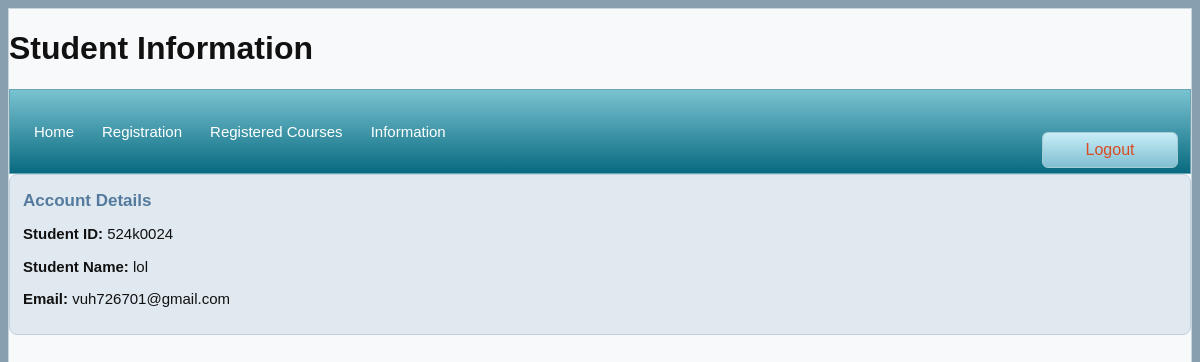
The app's page /course-registration/information.php (signed in) with its own data.
### tables this page shows
CREATE TABLE `accounts` (
  `AccountID` int(11) NOT NULL,
  `StudentID` varchar(20) NOT NULL,
  `StudentName` varchar(100) NOT NULL,
  `StudentEmail` varchar(100) NOT NULL,
  `PasswordHash` varchar(255) NOT NULL,
  `CreatedAt` datetime DEFAULT current_timestamp()
);

### course-registration/auth.php (called while the page is built, shortened)
<?php
function getCurrentStudent($conn)
{
    $stmt = $conn->prepare("
        SELECT AccountID, StudentID, StudentName, StudentEmail
        FROM Accounts
        WHERE AccountID = ?
    ");
    $stmt->execute([$_SESSION["account_id"]]);
    return $stmt->fetch();
}
?>

### course-registration/information.php (the view, shortened to what this page needs)
<?php
require_once "auth.php";
$student = getCurrentStudent($conn);
?>
<!DOCTYPE html>
<html lang="en">
<head>
    <link rel="stylesheet" href="css/style.css">
</head>
<body>
<div class="container">
    <h1>Student Information</h1>
    <nav class="navbar">
        <div class="nav-left">
            <a class="nav-button" href="index.php">Home</a>
            <a class="nav-button" href="courses.php">Registration</a>
            <a class="nav-button" href="registered.php">Registered Courses</a>
            <a class="nav-button" href="information.php">Information</a>
        </div>
        <a class="logout-button" href="logout.php">Logout</a>
    </nav>
    <div class="side-box">
        <h2>Account Details</h2>
        <p>
            <strong>Student ID:</strong>
            <?= htmlspecialchars($student["StudentID"]) ?>
        </p>
        <p>
            <strong>Student Name:</strong>
            <?= htmlspecialchars($student["StudentName"]) ?>
        </p>
        <p>
            <strong>Email:</strong>
            <?= htmlspecialchars($student["StudentEmail"]) ?>
        </p>
    </div>
</div>
</body>
</html>

### course-registration/css/style.css (style rules this page uses)
* { box-sizing: border-box; }
body { margin: 0; padding: 8px; background: #879faf; color: #111; font-family: Arial, Helvetica, sans-serif; }
.container { width: min(1668px, 100%); min-height: calc(100vh - 16px); margin: 0 auto; background: #f8f9fa; border: 1px solid #c8d5dc; }
.navbar { min-height: 49px; display: flex; align-items: center; justify-content: space-between; gap: 10px; padding: 5px 12px; background: linear-gradient(#79c3d1, #086a80); border: 1px solid #6aa5b4; }
.nav-left { display: flex; align-items: center; flex-wrap: wrap; gap: 4px; }
.nav-button { display: inline-block; padding: 10px 12px; color: white; text-decoration: none; border-radius: 4px; font-size: 15px; }
.side-box { padding: 13px; background: #e0e8f0; border: 1px solid #c3d0dd; border-radius: 8px; font-size: 15px; line-height: 1.5; }
.side-box h2, .side-box h3 { margin: 0 0 10px; color: #547b9e; font-size: 17px; }
.side-box p { margin: 10px 0; }
.logout-button { display: block; width: 136px; margin: 37px 0 0 auto; padding: 8px; color: #d94d25; text-align: center; text-decoration: none; background: linear-gradient(#c8edf7, #80bfd2); border: 1px solid #a5cbd5; border-radius: 6px; }

### records on screen
accounts: StudentID "524k0024", StudentName "lol", StudentEmail "vuh726701@gmail.com"
